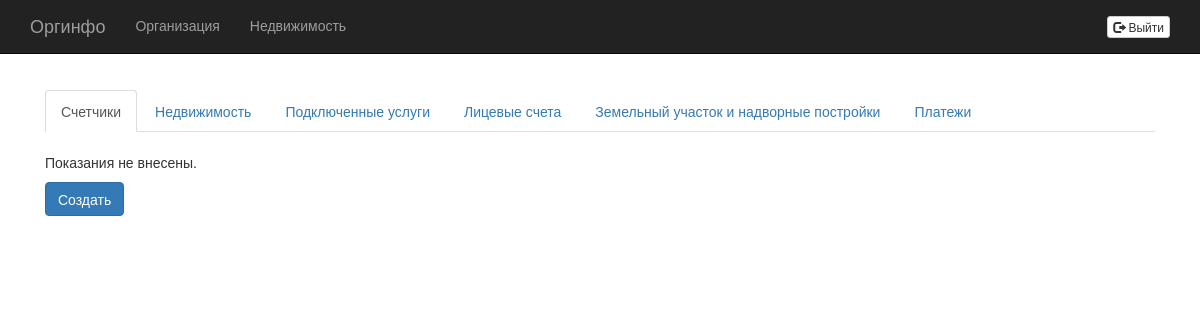
Before: /real_estates/1/readings/ with the older database file.
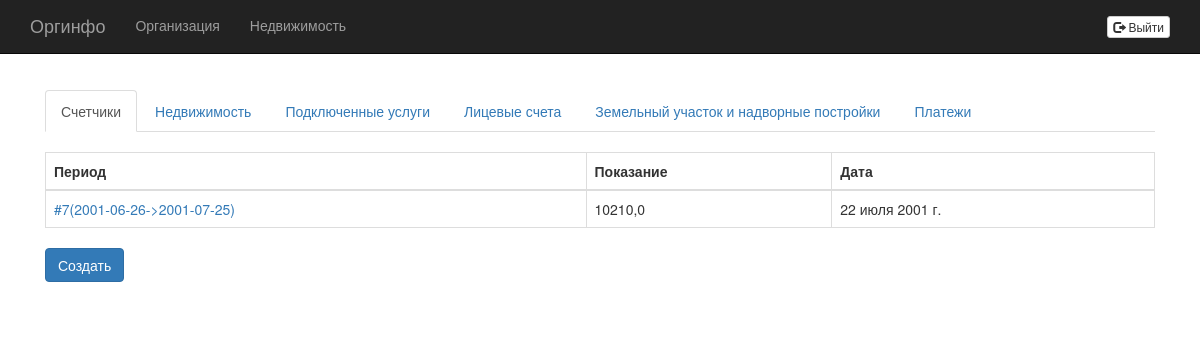
After: the same page with the newer database file.
### accounting/models.py (models this page shows, shortened)
class ColdWaterReading(models.Model):
    period = models.ForeignKey(Period)
    value = models.FloatField()
    real_estate = models.ForeignKey(RealEstate)
    date = models.DateField()

class Period(models.Model):
    serial_number = models.IntegerField()
    start = models.DateField()
    end = models.DateField()
    def __str__(self):
        return "#%s(%s->%s)" % (str(self.serial_number), str(self.start), str(self.end))

### accounting/views.py (the view)
# urls.py: url(r'^real_estates/(?P<real_estate_id>\d+)/readings/$', views.ColdWaterReadings.as_view(), name='readings'),
class ColdWaterReadings(ListView):
    model = ColdWaterReading
    template_name = 'accounting/cold_water_readings.html'
    context_object_name = 'readings'
    def get_queryset(self):
        return ColdWaterReading.objects.filter(real_estate=self.kwargs['real_estate_id']);
    def get_context_data(self, **kwargs):
        context = super(ColdWaterReadings, self).get_context_data(**kwargs)
        context['real_estate_id'] = self.kwargs['real_estate_id']
        return context

### accounting/templates/accounting/cold_water_readings.html
{% extends "accounting/real-estate-menu-item.html" %}
{% block real_estate_tab_content %}
{% if readings %}
    <table class="table table-bordered">
        <thead>
            <tr>
                <th>Период</th>
                <th>Показание</th>
                <th>Дата</th>
            </tr>
        </thead>
        <tbody>
        {% for reading in readings %}
            <tr>
                <td><a href="{% url "accounting:update_reading" real_estate_id reading.id %}">{{ reading.period }}</a></td>
                <td>{{ reading.value }}</td>
                <td>{{ reading.date }}</td>
            </tr>
        {% endfor %}
        </tbody>
    </table>
{% else %}
    <p>Показания не внесены.</p>
{% endif %}
    <a class="btn btn-primary btn-default" role="button" href="{% url "accounting:create_reading" real_estate_id %}">Создать</a>
{% endblock %}

Changed rows visible on the page:
added ColdWaterReading: period "#7(2001-06-26->2001-07-25)", value "10210,0", date "22 июля 2001 г."
Other visible differences:
text no longer shown: "Показания не внесены."
text now shown: "Период Показание Дата"
